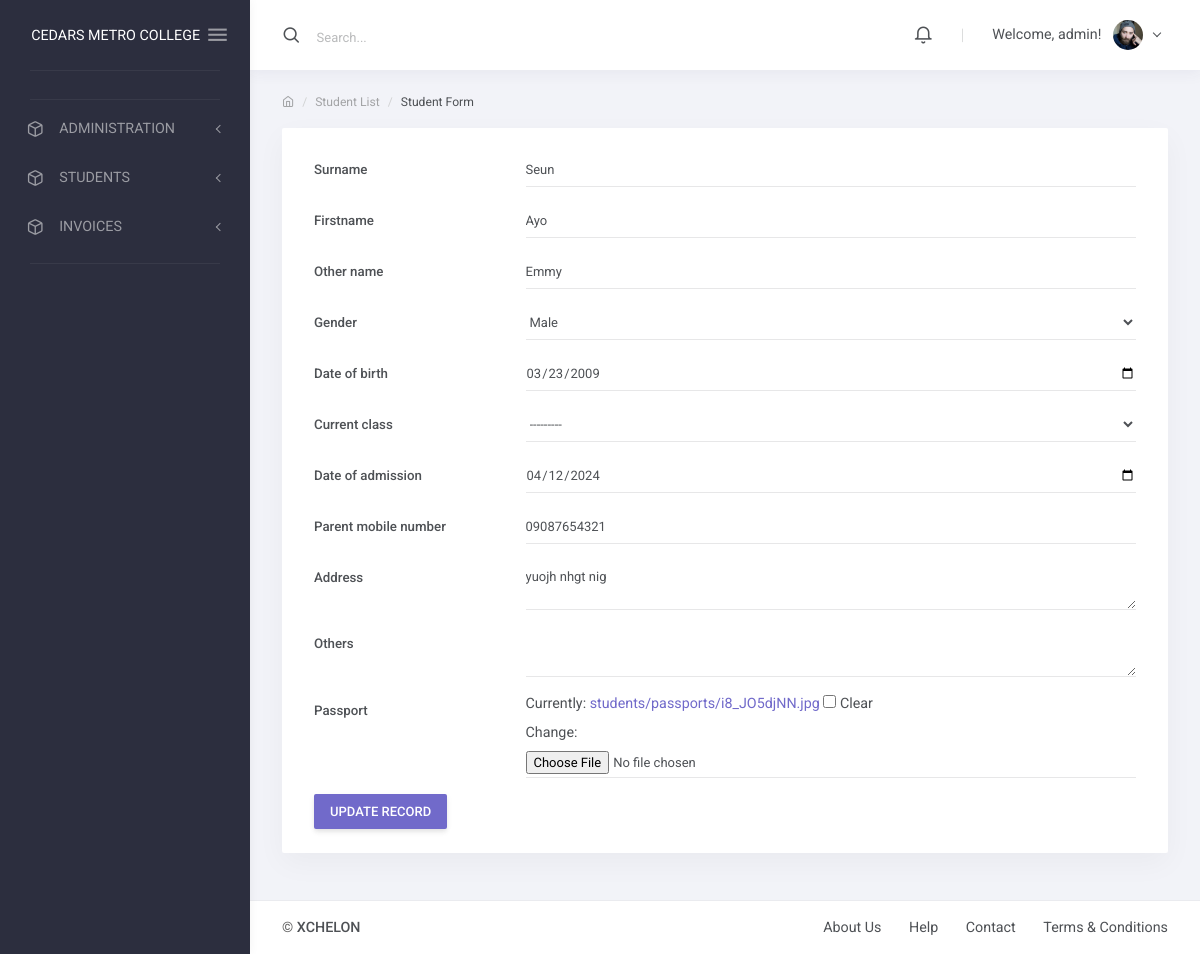
The page /student/3/update/ (signed in) on the database its author committed.
### apps/students/models.py (models this page shows, shortened)
class Student(models.Model):
    STATUS_CHOICES = [("active", "Active"), ("inactive", "Inactive")]
    GENDER_CHOICES = [("male", "Male"), ("female", "Female")]
    current_status = models.CharField(
        max_length=10, choices=STATUS_CHOICES, default="active"
    )
    registration_number = models.CharField(max_length=200, unique=True)
    surname = models.CharField(max_length=200)
    firstname = models.CharField(max_length=200)
    other_name = models.CharField(max_length=200, blank=True)
    gender = models.CharField(max_length=10, choices=GENDER_CHOICES, default="male")
    date_of_birth = models.DateField(default=timezone.now)
    current_class = models.ForeignKey(
        StudentClass, on_delete=models.SET_NULL, blank=True, null=True
    )
    date_of_admission = models.DateField(default=timezone.now)
    mobile_num_regex = RegexValidator(
        regex="^[0-9]{8,12}$", message="Entered mobile number isn't in a right format!"
    )
    parent_mobile_number = models.CharField(
        validators=[mobile_num_regex], max_length=12, blank=True
    )
    parent_email = models.EmailField(blank=True, null=True)
    address = models.TextField(blank=True)
    others = models.TextField(blank=True)
    passport = models.ImageField(blank=True, upload_to="students/passports/")
    class Meta:
        ordering = ["surname", "firstname", "other_name"]

### apps/students/views.py (the view)
# urls.py: path("<int:pk>/update/", StudentUpdateView.as_view(), name="student-update"),
class StudentUpdateView(LoginRequiredMixin, SuccessMessageMixin, UpdateView):
    model = Student
    fields = ['surname', 'firstname', 'other_name', 'gender', 'date_of_birth', 'current_class', 'date_of_admission', 'parent_mobile_number', 'address', 'others', 'passport']
    success_message = "Record successfully updated."
    def get_form(self):
        form = super(StudentUpdateView, self).get_form()
        form.fields["date_of_birth"].widget = widgets.DateInput(attrs={"type": "date"})
        form.fields["date_of_admission"].widget = widgets.DateInput(
            attrs={"type": "date"}
        )
        form.fields["address"].widget = widgets.Textarea(attrs={"rows": 2})
        form.fields["others"].widget = widgets.Textarea(attrs={"rows": 2})
        return form

### apps/corecode/models.py (called while the page is built)
    def __str__(self):
        return self.name

### apps/finance/templatetags/finance_tags.py (called while the page is built)
@register.inclusion_tag('finance/notifications_tag.html')
def recent_notifications():
    notifications = Notification.objects.order_by('-timestamp')[:10]
    return {'notifications': notifications}

### apps/students/templates/students/student_form.html (shortened to what this page needs)
{% extends 'base.html' %}
{% block summary %}
<div class="layout-content">
  <div class="container-fluid flex-grow-1 container-p-y">
    <div class="text-muted small mt-0 mb-3 d-block breadcrumb">
        <ol class="breadcrumb">
            <li class="breadcrumb-item"><a href="#"><i class="feather icon-home"></i></a></li>
            <li class="breadcrumb-item"><a href="{% url 'student-list' %}">Student List</a></li>
            <li class="breadcrumb-item active">Student Form</li>
        </ol>
    </div>
    <div class="card mb-4">
       <div class="container-fluid flex-grow-1 container-p-y">
<form action="" method="POST" enctype="multipart/form-data">
  {% include 'corecode/form_snippet.html' %}
  {% if object %}
    <input type="submit" class="btn btn-primary" value="Update Record">
  {% else %}
    <input type="submit" class="btn btn-primary" value="Add new student">
  {% endif %}
</form>
</div>
</div>
</div>
</div>
{% endblock summary %}

### templates/base.html (shortened to what this page needs)
{% load static %}
<!DOCTYPE html>
<html lang="en" class="material-style layout-fixed">
<head>
     <link href="{% static 'django_select2/django_select2.css' %}" rel="stylesheet" />
    <link rel="stylesheet" href="{% static 'assets/fonts/fontawesome.css' %}">
    <link rel="stylesheet" href="{% static 'assets/fonts/ionicons.css' %}">
    <link rel="stylesheet" href="{% static 'assets/fonts/linearicons.css' %}">
    <link rel="stylesheet" href="{% static 'assets/fonts/open-iconic.css' %}">
    <link rel="stylesheet" href="{% static 'assets/fonts/pe-icon-7-stroke.css' %}">
    <link rel="stylesheet" href="{% static 'assets/fonts/feather.css' %}">
    <link rel="stylesheet" href="{% static 'assets/css/bootstrap-material.css' %}">
    <link rel="stylesheet" href="{% static 'assets/css/shreerang-material.css' %}">
    <link rel="stylesheet" href="{% static 'assets/css/uikit.css' %}">
    <link rel="stylesheet" href="{% static 'assets/libs/perfect-scrollbar/perfect-scrollbar.css' %}">
    <link rel="stylesheet" href="{% static 'assets/libs/flot/flot.css' %}">
    <link rel="stylesheet" href="{% static 'plugins\select2\dist\css\select2.min.css' %}">
</head>
<body>
    <div class="layout-wrapper layout-2">
        <div class="layout-inner">
            {% include 'navbar.html' %}
            <div class="layout-container">
                <nav class="layout-navbar navbar navbar-expand-lg align-items-lg-center bg-white container-p-x" id="layout-navbar">
                    <div class="navbar-collapse collapse" id="layout-navbar-collapse">
                        <div class="navbar-nav align-items-lg-center">
                            <label class="nav-item navbar-text navbar-search-box p-0 active">
                                <i class="feather icon-search navbar-icon align-middle"></i>
                                <span class="navbar-search-input pl-2">
                                    <input type="text" class="form-control navbar-text mx-2" placeholder="Search...">
                                </span>
                            </label>
                        </div>
                        <div class="navbar-nav align-items-lg-center ml-auto">
                            <div class="demo-navbar-notifications nav-item dropdown mr-lg-3">
                                <a class="nav-link dropdown-toggle hide-arrow" href="#" data-toggle="dropdown">
                                    <i class="feather icon-bell navbar-icon align-middle"></i>
                                </a>
                                         {% load finance_tags %}
                            </div>
                            <div class="nav-item d-none d-lg-block text-big font-weight-light line-height-1 opacity-25 mr-3 ml-1">|</div>
                            <div class="demo-navbar-user nav-item dropdown">
                                <a class="nav-link dropdown-toggle" href="#" data-toggle="dropdown">
                                    <span class="d-inline-flex flex-lg-row-reverse align-items-center align-middle">
                                        <img src="assets/img/avatars/1.png" alt class="d-block ui-w-30 rounded-circle">
                                        <span class="px-1 mr-lg-2 ml-2 ml-lg-0">
                                            {% if user.is_authenticated %}
                                            Welcome, {{ user.username }}!
                                                {% else %}
                                            You are not logged in.
                                                {% endif %}
                                        </span>
                                    </span>
                                </a>
                            </div>
                        </div>
                    </div>
                </nav>
                {% block summary %}
                {% endblock summary %}
                    <nav class="layout-footer footer bg-white">
                        <div class="container-fluid d-flex flex-wrap justify-content-between text-center container-p-x pb-3">
                            <div class="pt-3">
                                <span class="footer-text font-weight-semibold">&copy; <a href="xchelon.com.ng" class="footer-link" target="_blank">XCHELON</a></span>
                            </div>
                            <div>
                                <a href="javascript:" class="footer-link pt-3">About Us</a>
                                <a href="javascript:" class="footer-link pt-3 ml-4">Help</a>
                                <a href="javascript:" class="footer-link pt-3 ml-4">Contact</a>
                                <a href="javascript:" class="footer-link pt-3 ml-4">Terms &amp; Conditions</a>
                            </div>
                        </div>
                    </nav>
                </div>
            </div>
        </div>
</body>
</html>

### apps/corecode/templates/corecode/form_snippet.html (shortened to what this page needs)
{% load widget_tweaks %}
{% for field in form %}
<div class="form-group row">
  <label class="col-sm-3 col-form-label" for="{{ field.auto_id }}">
    {{ field.label }}
  </label>
  <div class="col-sm-9">
    {{ field | add_class:"form-control"}}
  </div>
</div>
{% endfor %}

### static/assets/css/uikit.css (style rules this page uses)
.ui-w-30 { width: 30px !important; height: auto; }

### rows shown on the page
Student: surname "Seun" "Ayo" "Emmy" "Male" "03/23/2009" "---------" "04/12/2024" "09087654321" "yuojh nhgt nig"

### other values the page prints
{{ school_name | default:"CEDARS METRO COLLEGE" }} "CEDARS METRO COLLEGE"
{{ user.username }} "admin"
{{ field.label }} "Surname" "Firstname" "Other name" "Gender" "Date of birth" "Current class" "Date of admission" "Parent mobile number" "Address" "Others" "Passport"
